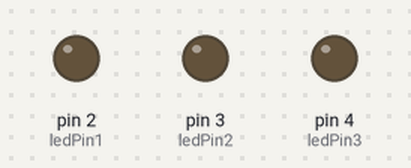
A sketch run on a simulated Arduino Uno, built with avr-gcc and run on an emulated ATmega328P. Parts: output pins drawn as LEDs (lit = HIGH).

Above: at 0.2 s.
At 0.7 s:
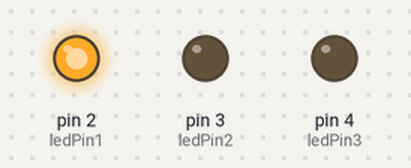
At 1.2 s:
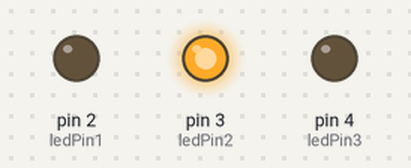
At 2.7 s:
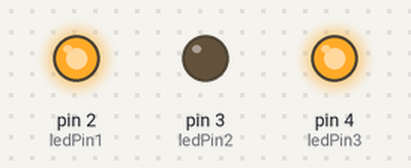
At 3.7 s:
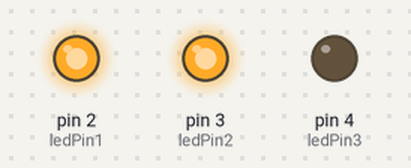
At 5.7 s:
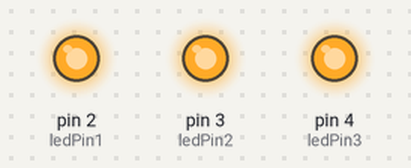
Timing chart, 0 to 6.9 s (numbered marks = the images above):
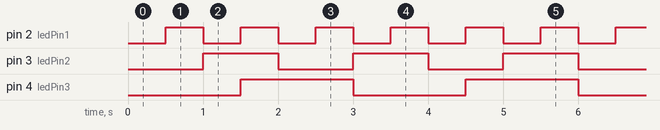

The sketch:

Q1_MaRs_Recruitment_T1.ino
```cpp
// C++ code
//
// 3 LEDs blinking at different speeds using millis()

int ledPin1 = 2;
int ledPin2 = 3;
int ledPin3 = 4;

// intervals in ms
unsigned long t1 = 500;
unsigned long t2 = 1000;
unsigned long t3 = 1500;

// storing previous times
unsigned long prev1 = 0;
unsigned long prev2 = 0;
unsigned long prev3 = 0;

// states
int s1 = 0;
int s2 = 0;
int s3 = 0;

void setup() {
  pinMode(ledPin1, OUTPUT);
  pinMode(ledPin2, OUTPUT);
  pinMode(ledPin3, OUTPUT);
}

void loop() {

  unsigned long now = millis();

  /*The millis() function returns the number of
  milliseconds since the Arduino started running
  the program.
  It is used to track time
  without stopping the program execution,
  unlike delay().
  By comparing the current time with a previously
  stored time, we can perform tasks like blinking
  LEDs independently and simultaneously.*/


  // first LED
  if (now - prev1 >= t1) {
    prev1 = now;
    s1 = !s1;
    digitalWrite(ledPin1, s1);
  }

  // second LED
  if (now - prev2 >= t2) {
    prev2 = now;
    s2 = !s2;
    digitalWrite(ledPin2, s2);
  }

  // third LED
  if (now - prev3 >= t3) {
    prev3 = now;
    s3 = !s3;
    digitalWrite(ledPin3, s3);
  }
}
```

Measured:
- by itself, pin 2 (ledPin1): alternates HIGH for 0.50 s and LOW for 0.50 s
- by itself, pin 3 (ledPin2): alternates HIGH for 1.0 s and LOW for 1.0 s
- by itself, pin 4 (ledPin3): alternates HIGH for 1.5 s and LOW for 1.5 s
